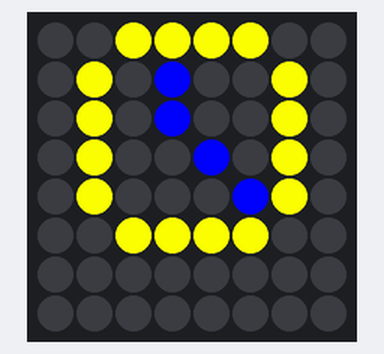
This program was run on a simulated Raspberry Pi (BCM pin numbers) with a Sense HAT. On the bench: the Sense HAT's 8×8 RGB LED matrix. The pygame window is not drawn. At 0.0 s the program stops and its outputs stay as they are.

Above: at 0.1 s.

The program:

RunTime.py
```python
from sense_hat import SenseHat
from Clock import Clock
import time
import pygame
from pygame.locals import *

class RunTime():
	def __init__(self):
		self.apps = []
		self.apps.append(Clock())
		self.sense = SenseHat()

	def start(self):
		pygame.init()
		pygame.display.set_mode((640,480))
		running = True
		icon = self.apps[0].get_icon()
		self.display_icon(icon)
		'''
		while running:
			for event in pygame.event.get():
				if event.type == QUIT:
					running = False
				else:
					if event.key == K_RIGHT:
						self.sense.clear()
					elif event.key == K_LEFT:
						self.display_icon(icon)
					else:
						running = False
		'''

	def display_icon(self, icon):
		e = [0,0,0]
		padded_icon = []
		for i in range(0, len(icon)):
			padded_icon.append(e)
			padded_icon.extend(icon[i])
			padded_icon.append(e)
		padded_icon.extend([e,e,e,e,e,e,e,e,
							e,e,e,e,e,e,e,e])
		self.sense.set_pixels(padded_icon)
		#time.sleep(4)
		#self.sense.clear()


if __name__ == "__main__":
	rt = RunTime()
	rt.start()
```

Clock.py
```python
from BaseApp import BaseApp

class Clock(BaseApp):
	def __init__(self):
		BaseApp.__init__(self)
		self.icon = []
		self.set_icon()

	def set_icon(self):
		e = [0,0,0]
		y = [255,255,0]
		b = [0,0,255]
		self.icon = [[e,y,y,y,y,e],
				[y,e,b,e,e,y],
				[y,e,b,e,e,y],
				[y,e,e,b,e,y],
				[y,e,e,e,b,y],
				[e,y,y,y,y,e]]
	def get_icon(self):
		return self.icon
```

BaseApp.py
```python
class BaseApp:

	def __init__(self):
		"123"

	def set_icon():
		self.icon = []

	def run():
		"123"
```
